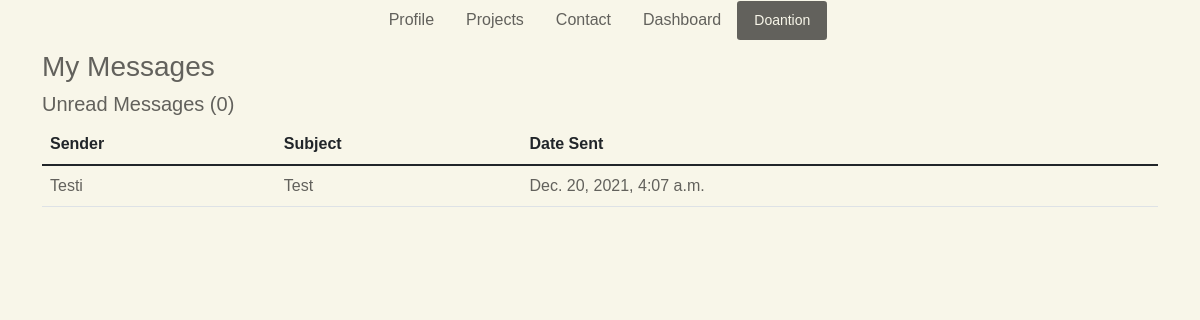
The page /inbox/ (signed in) on the database as committed earlier.
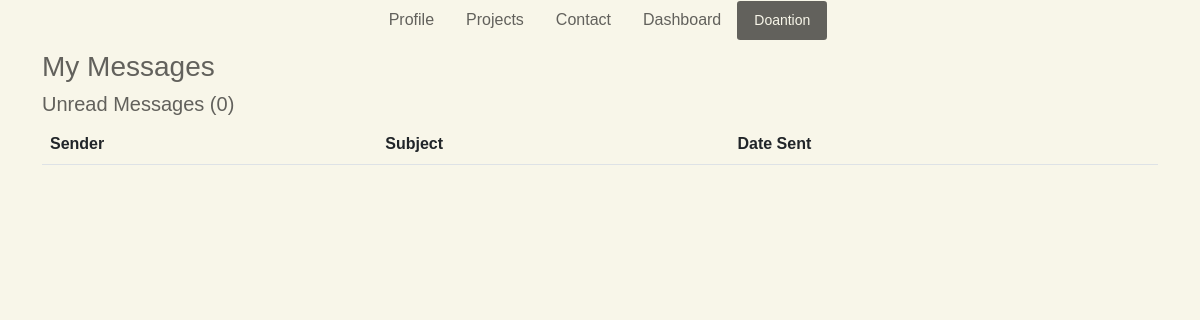
The same page on the database as committed later.
### matthewsportfolio/models.py (models this page shows, shortened)
class Message(models.Model):
    id = models.UUIDField(default=uuid.uuid4, unique=True, primary_key=True, editable=False)
    name = models.CharField(max_length=255)
    email = models.CharField(max_length=255)
    subject = models.CharField(max_length=255)
    content = models.TextField()
    is_read = models.BooleanField(default=False)
    created = models.DateTimeField(auto_now_add=True)

### matthewsportfolio/views.py (the view)
# urls.py: path('inbox/', views.InboxPage, name='inbox'),
def InboxPage(request):
    inbox = Message.objects.all().order_by('is_read')
    unread_count = Message.objects.filter(is_read=False).count()
    context = {'inbox': inbox, 'unread_count': unread_count}
    return render(request, 'base/inbox.html', context)

### matthewsportfolio/templates/base/inbox.html
{% extends 'base/main.html' %}
{% load static %}
{% block content %}
<div class="container">
    <h3>My Messages</h3>
    <h5>Unread Messages ({{ unread_count }})</h5>
    <table class="table">
        <thead>
            <tr>
                <th>Sender</th>
                <th>Subject</th>
                <th>Date Sent</th>
            </tr>
        </thead>
        <tbody>
            {% for message in inbox %}
            {% if message.is_read %}
            <tr>
            {% else %}
            <tr style="font-weight: 900;">
            {% endif %}
                <td><a href="{% url 'message' message.id %}">{{ message.name }}</a></td>
                <td><a href="{% url 'message' message.id %}">{{ message.subject }}</a></td>
                <td><a href="{% url 'message' message.id %}">{{ message.created }}</a></td>
            </tr>
            {% endfor %}
        </tbody>
    </table>
</div>
{% endblock content %}

Rows that differ between the two databases and show on the page:
removed Message: name "Testi", subject "Test", created "Dec. 20, 2021, 4:07 a.m."
